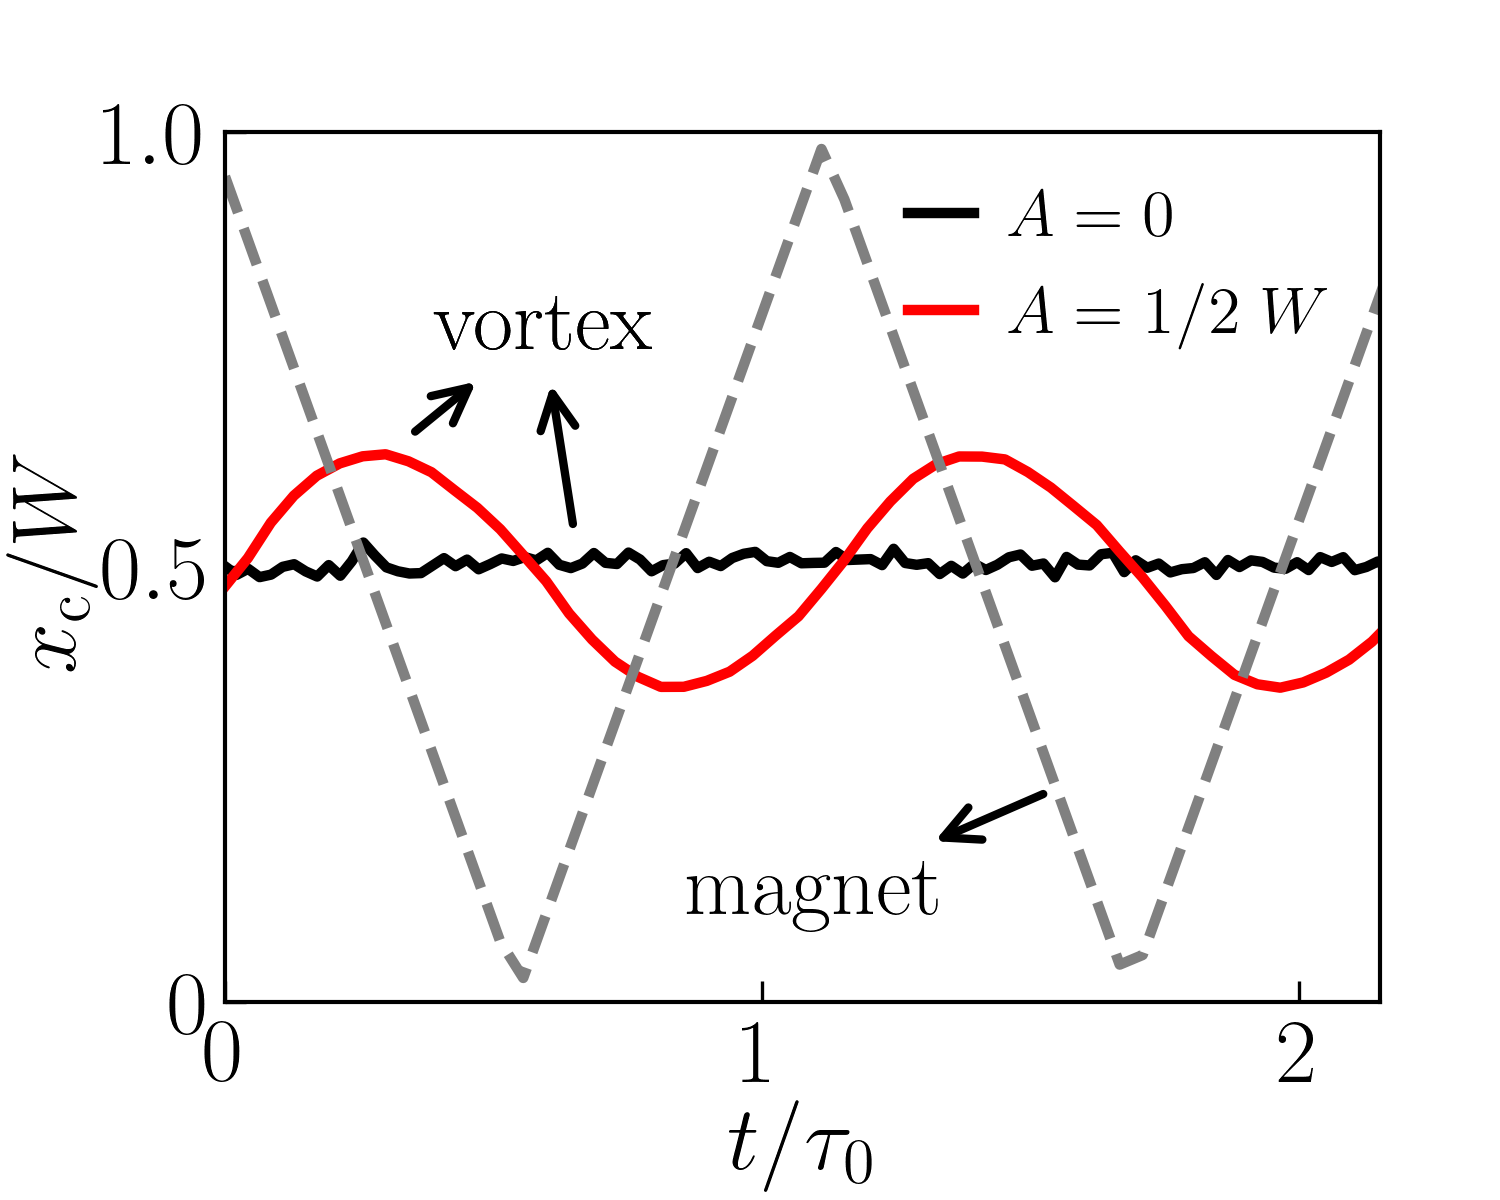

Write the Python code that produced this figure.
# Plot script for figure 1c.

import matplotlib.pyplot as plt
import sys
from pathlib import Path

ROOT = Path(__file__).resolve().parents[1]
sys.path.insert(0, str(ROOT))
from paperfig import *


def fig1c_xc_with_mag():
    setup_style(fontsize=22, font="Helvetica", usetex="auto", axes_lw=1.0, lines_lw=0.1, tick_size=5.0)

    fig, ax = plt.subplots(figsize=(5, 4), dpi=150)

    data_path = ROOT / "figure1" / "data_fig1c"
    steady = np.loadtxt(data_path / "xc_steady.txt", delimiter=",", skiprows=1)
    osc    = np.loadtxt(data_path / "xc_vortex.txt", delimiter=",", skiprows=1)
    mag    = np.loadtxt(data_path / "xc_magnet.txt", delimiter=",", skiprows=1)

    colors = ["Black", "Red", "Gray"]
    linestyle = ["-", "-", "dashed"]
    lw = 2.5

    line_steady, = ax.plot(steady[:, 0], steady[:, 1], lw=lw, color=colors[0], ls=linestyle[0], label=r"$A=0$")
    line_osc,    = ax.plot(osc[:, 0],    osc[:, 1],    lw=lw, color=colors[1], ls=linestyle[1], label=r"$A=1/2 \ W$")
    ax.plot(mag[:, 0], mag[:, 1], lw=lw, color=colors[2], ls=linestyle[2])

    # annotations 
    ax.annotate(
        r"$\mathrm{magnet}$",
        xy=(mag[36, 0], mag[36, 1] - 0.02),
        xytext=(2 / 2.33, 0.1), 
        fontsize=21,
        color="Black",
        arrowprops=dict(arrowstyle="<-", color="Black", lw=lw - 0.5),
    )

    ax.annotate(
        r"$\mathrm{vortex}$",
        xy=(osc[7, 0] + 0.1 / 2.33, osc[7, 1] + 0.02),
        xytext=(0.9 / 2.33, 0.75),
        fontsize=21,
        color="Black",
        arrowprops=dict(arrowstyle="<-", color="Black", lw=lw - 0.5),
    )

    ax.annotate(
        r"$\mathrm{vortex}$",
        xy=(0.65, 0.54),
        xytext=(0.9 / 2.33, 0.75),
        fontsize=21,
        color="Black",
        arrowprops=dict(arrowstyle="<-", color="Black", lw=lw - 0.5),
    )

    ax.set_yticks([0, 0.5, 1])
    ax.set_xticks([0, 1, 2])
    ax.set_yticklabels([r"$0$", r"$0.5$", r"$1.0$"])
    ax.set_xlim([0, 2.15])
    ax.set_ylim([0, 1])
    ax.set_ylabel(r"$x_{\mathrm{c}}/W$", labelpad=1)
    ax.set_xlabel(r"$t/\tau_0$", labelpad=0)

    ax.legend(
        handles=[line_steady, line_osc],
        loc="lower center",
        bbox_to_anchor=(0.77, 0.68),
        ncols=1,
        frameon=False,
        handletextpad=0.5,
        handlelength=1,
        columnspacing=1.5,
        fontsize=16,
        labelspacing=0.5,
        edgecolor="k",
    )

    fig.subplots_adjust(left=0.15, bottom=0.165, top=0.89, right=0.92)

    if save_bool:
        save_path = ROOT / "figure1" / "fig1c.png"
        plt.savefig(save_path, dpi=300)
    else:
        plt.show()


if __name__ == "__main__":
    save_bool = True
    fig1c_xc_with_mag()